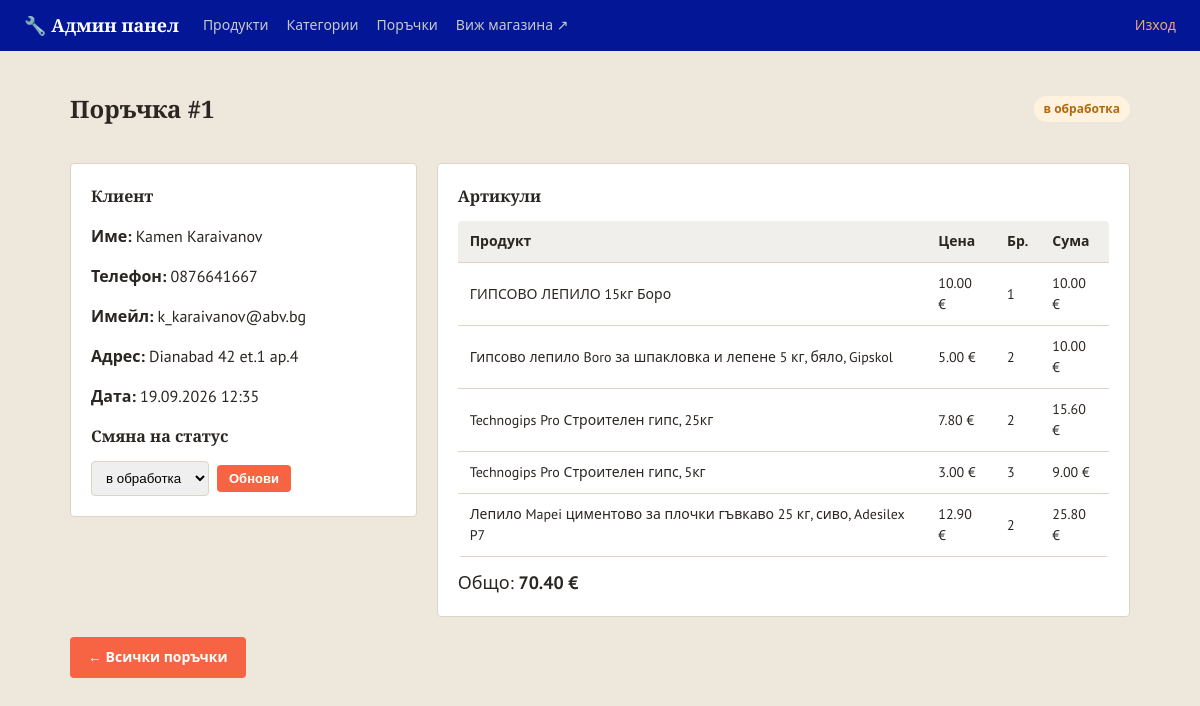
Before: /admin/orders/1 (signed in) with the older database file.
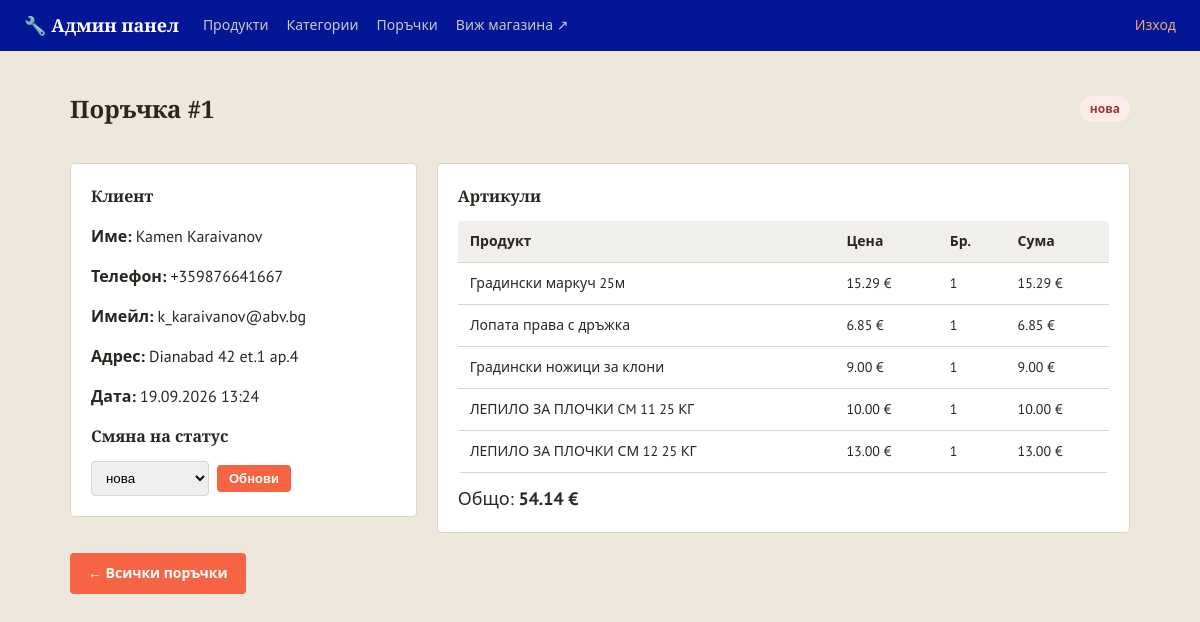
After: the same page with the newer database file.
### models.py (models this page shows)
class Order(db.Model):
    __tablename__ = 'orders'
    STATUSES = ['нова', 'в обработка', 'изпратена', 'завършена', 'отказана']
    id = db.Column(db.Integer, primary_key=True)
    customer_name = db.Column(db.String(150), nullable=False)
    phone = db.Column(db.String(50), nullable=False)
    address = db.Column(db.String(300), nullable=False)
    email = db.Column(db.String(150), default='')
    total = db.Column(db.Float, nullable=False)
    status = db.Column(db.String(30), default='нова', nullable=False)
    created_at = db.Column(db.DateTime, default=datetime.utcnow)
    items = db.relationship('OrderItem', backref='order', lazy=True)

class OrderItem(db.Model):
    __tablename__ = 'order_items'
    id = db.Column(db.Integer, primary_key=True)
    order_id = db.Column(db.Integer, db.ForeignKey('orders.id'), nullable=False)
    product_id = db.Column(db.Integer, db.ForeignKey('products.id'), nullable=True)
    product_name = db.Column(db.String(200), nullable=False)
    price = db.Column(db.Float, nullable=False)
    qty = db.Column(db.Integer, nullable=False)
    @property
    def subtotal(self):
        return self.price * self.qty

### app.py (the view)
@app.route('/admin/orders/<int:order_id>')
@admin_required
def admin_order_detail(order_id):
    order = Order.query.get_or_404(order_id)
    return render_template('admin/order_detail.html', order=order, statuses=Order.STATUSES)

### app.py (called while the page is built)
@app.context_processor
def inject_whatsapp_number():
    return {'whatsapp_number': app.config['WHATSAPP_NUMBER'], 'asset_version': app.config['ASSET_VERSION']}

@app.context_processor
def inject_category_icons():
    return {'category_icons': CATEGORY_ICONS}

def admin_required(view_func):
    @wraps(view_func)
    def wrapper(*args, **kwargs):
        if not session.get('is_admin'):
            flash('Моля, влезте в системата.', 'error')
            return redirect(url_for('admin_login', next=request.path))
        return view_func(*args, **kwargs)
    return wrapper

### templates/admin/order_detail.html (shortened to what this page needs)
{% extends 'admin/base.html' %}
{% block content %}
<div class="admin-header-row">
    <h1 class="page-title">Поръчка #{{ order.id }}</h1>
    <span class="status-badge status-{{ order.status | replace(' ', '-') }}">{{ order.status }}</span>
</div>
<div class="order-detail-grid">
    <div class="admin-panel">
        <h2>Клиент</h2>
        <p><strong>Име:</strong> {{ order.customer_name }}</p>
        <p><strong>Телефон:</strong> {{ order.phone }}</p>
        {% if order.email %}<p><strong>Имейл:</strong> {{ order.email }}</p>{% endif %}
        <p><strong>Адрес:</strong> {{ order.address }}</p>
        <p><strong>Дата:</strong> {{ order.created_at.strftime('%d.%m.%Y %H:%M') }}</p>
        <h2>Смяна на статус</h2>
        <form action="{{ url_for('admin_order_status', order_id=order.id) }}" method="post" class="status-change-form">
            <select name="status">
                {% for s in statuses %}
                <option value="{{ s }}" {% if s == order.status %}selected{% endif %}>{{ s }}</option>
                {% endfor %}
            </select>
            <button type="submit" class="btn btn-small">Обнови</button>
        </form>
    </div>
    <div class="admin-panel">
        <h2>Артикули</h2>
        <table class="admin-table">
            <thead>
                <tr>
                    <th>Продукт</th>
                    <th>Цена</th>
                    <th>Бр.</th>
                    <th>Сума</th>
                </tr>
            </thead>
            <tbody>
                {% for item in order.items %}
                <tr>
                    <td>{{ item.product_name }}</td>
                    <td>{{ '%.2f'|format(item.price) }} €</td>
                    <td>{{ item.qty }}</td>
                    <td>{{ '%.2f'|format(item.subtotal) }} €</td>
                </tr>
                {% endfor %}
            </tbody>
        </table>
        <div class="cart-total" style="margin-top:12px;">Общо: <strong>{{ '%.2f'|format(order.total) }} €</strong></div>
    </div>
</div>
<a href="{{ url_for('admin_orders') }}" class="btn btn-secondary" style="margin-top:20px;display:inline-block;">← Всички поръчки</a>
{% endblock %}

### templates/admin/base.html (shortened to what this page needs)
<!DOCTYPE html>
<html lang="bg">
<head>
    <link rel="stylesheet" href="{{ url_for('static', filename='css/style.css') }}?v={{ asset_version }}">
    <link rel="stylesheet" href="{{ url_for('static', filename='css/admin.css') }}?v={{ asset_version }}">
    <link type="text/css" rel="stylesheet" href="{{ url_for('static',filename='css/style.css') }}"/>
</head>
<body class="admin-body">
<header class="admin-topbar">
    <a href="{{ url_for('admin_dashboard') }}" class="brand">🔧 Админ панел</a>
    <nav class="admin-nav">
        <a href="{{ url_for('admin_dashboard') }}">Продукти</a>
        <a href="{{ url_for('admin_categories') }}">Категории</a>
        <a href="{{ url_for('admin_orders') }}">Поръчки</a>
        <a href="{{ url_for('index') }}" target="_blank">Виж магазина ↗</a>
    </nav>
    <a href="{{ url_for('admin_logout') }}" class="admin-logout">Изход</a>
</header>
<main class="admin-container">
    {% block content %}{% endblock %}
</main>
</body>
</html>

### static/css/style.css (style rules this page uses)
:root { --steel: #0623e8; --steel-dark: #031696; --accent: #f66444; --accent-dark: #bf4e35; --highlight: #d9a441; --bg: #ede7dc; --card-bg: #ffffff; --border: #ddd4c3; --text: #2a2622; --text-light: #766f62; --success: #4b7a51; --danger: #a23636; --radius: 4px; }
* { box-sizing: border-box; }
body { margin: 0; font-family: 'PT Sans', 'Segoe UI', Roboto, Arial, sans-serif; background: var(--bg); color: var(--text); line-height: 1.5; }
h1, h2, h3, .brand, .hero h1 { font-family: 'Bitter', Georgia, serif; }
a { color: inherit; text-decoration: none; }
.brand { font-size: 22px; font-weight: 700; color: #fff; white-space: nowrap; display: flex; align-items: center; gap: 10px; }
.page-title { font-size: 24px; margin-bottom: 16px; }
.btn { display: inline-block; background: var(--accent); color: #fff; border: none; padding: 10px 18px; border-radius: var(--radius); font-weight: 600; cursor: pointer; font-size: 14px; }
.btn-small { padding: 6px 12px; font-size: 13px; }
.cart-total { font-size: 18px; }

### static/css/admin.css (style rules this page uses)
.admin-body { background: var(--bg); }
.admin-topbar { background: var(--steel-dark); color: #fff; display: flex; align-items: center; gap: 24px; padding: 12px 24px; }
.admin-topbar .brand { color: #fff; font-size: 18px; font-weight: 700; }
.admin-nav { display: flex; gap: 18px; flex: 1; }
.admin-nav a { color: #c7c9cc; font-size: 14px; }
.admin-logout { color: #f0a875; font-size: 14px; }
.admin-container { max-width: 1100px; margin: 0 auto; padding: 24px 20px 60px; }
.admin-header-row { display: flex; align-items: center; justify-content: space-between; margin-bottom: 20px; }
.admin-table { width: 100%; border-collapse: collapse; background: var(--card-bg); border-radius: var(--radius); overflow: hidden; }
.admin-table th, .admin-table td { padding: 10px 12px; border-bottom: 1px solid var(--border); text-align: left; font-size: 14px; }
.admin-table th { background: #f0efec; }
.btn-secondary { background: #e2e0dc; color: var(--text); }
.status-badge { display: inline-block; padding: 4px 10px; border-radius: 20px; font-size: 12px; font-weight: 700; white-space: nowrap; }
.status-badge.status-нова, .status-chip.status-нова { background: #fdecea; color: var(--danger); }
.status-change-form { display: flex; gap: 8px; align-items: center; margin-top: 10px; }
.status-change-form select { padding: 8px 10px; border: 1px solid var(--border); border-radius: var(--radius); }
.order-detail-grid { display: grid; grid-template-columns: 1fr 2fr; gap: 20px; align-items: start; }
.admin-panel { background: var(--card-bg); border: 1px solid var(--border); border-radius: var(--radius); padding: 20px; }
.admin-panel h2 { font-size: 16px; margin-top: 0; }

Changed rows visible on the page:
changed Order "Kamen Karaivanov": status "в обработка" → "нова"; phone "0876641667" → "+359876641667"; created_at "19.09.2026 12:35" → "19.09.2026 13:24"; total "70.40" → "54.14"
changed OrderItem: product_name "ГИПСОВО ЛЕПИЛО 15кг Боро" → "Градински маркуч 25м"; price "10.00" → "15.29"; subtotal "10.00" → "15.29"
changed OrderItem: product_name "Гипсово лепило Boro за шпакловка и лепене 5 кг, бяло, Gipskol" → "Лопата права с дръжка"; price "5.00" → "6.85"; qty "2" → "1"; subtotal "10.00" → "6.85"
changed OrderItem: product_name "Technogips Pro Строителен гипс, 25кг" → "Градински ножици за клони"; price "7.80" → "9.00"; qty "2" → "1"; subtotal "15.60" → "9.00"
changed OrderItem: product_name "Technogips Pro Строителен гипс, 5кг" → "ЛЕПИЛО ЗА ПЛОЧКИ CM 11 25 КГ"; price "3.00" → "10.00"; qty "3" → "1"; subtotal "9.00" → "10.00"
changed OrderItem: product_name "Лепило Mapei циментово за плочки гъвкаво 25 кг, сиво, Adesilex P7" → "ЛЕПИЛО ЗА ПЛОЧКИ СМ 12 25 КГ"; price "12.90" → "13.00"; qty "2" → "1"; subtotal "25.80" → "13.00"
